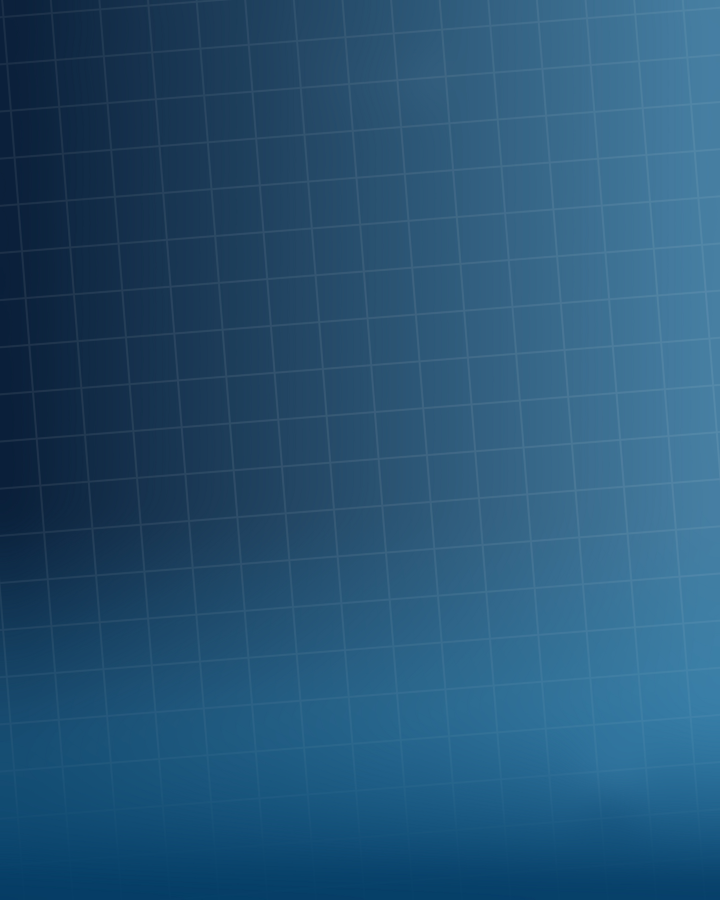
#> input picture .claude/skills/eventime-shape-carousel/assets/bg-grid.jpg, 2160 x 2700 px (shown at 1/3 size)
$ python make_background.py ../assets/bg-grid.jpg out.png
#> lines starting #> are read from the running program, lines starting #| are printed output that depends on the picture; after the words box and inside, x2 and y2 are one past the last pixel; in counts of white or black regions, pixels touching at a corner belong together
#!/usr/bin/env python3
"""Bangun ulang latar grid miring dari contoh template user (tanpa logo/titik/panah).

Pakai:  python3 make_background.py contoh-template.png out/bg-grid.jpg [--scale 2]

Cara kerja: elemen "chrome" (titik, logo, panah) dihapus lewat inpaint, gradient halus diambil
dengan blur besar, lalu grid digambar ulang secara vektor (rotasi -4.5 derajat, sel ±72x70 px)
dengan kekuatan garis yang diukur dari contoh. Hasilnya bersih, tajam di resolusi 2x,
dan bisa dipakai sebagai latar semua slide.
"""
import sys, argparse, math
import numpy as np, cv2
from PIL import Image

ap = argparse.ArgumentParser()
ap.add_argument("src"); ap.add_argument("out")
ap.add_argument("--scale", type=int, default=2)
ap.add_argument("--angle", type=float, default=-4.5)
ap.add_argument("--sx", type=float, default=72.7)
ap.add_argument("--sy", type=float, default=70.5)
ap.add_argument("--ox", type=float, default=3.0)
ap.add_argument("--oy", type=float, default=25.5)
a = ap.parse_args()

rgb = np.array(Image.open(a.src).convert("RGB"))
#> rgb is the input picture: shape (2700, 2160, 3); mean R, G, B 37.8, 83.6, 117
H, W = rgb.shape[:2]
#> H = 2700; W = 2160

# 1) hapus chrome (titik kiri-atas, logo tengah-atas, panah kanan-bawah) -> gradient halus
mask = np.zeros((H, W), np.uint8)
for x0, y0, x1, y1 in [(30, 60, 190, 125), (420, 70, 665, 175), (835, 1105, 995, 1260)]:
    mask[y0:y1, x0:x1] = 255
clean = cv2.inpaint(rgb, mask, 9, cv2.INPAINT_TELEA)
smooth = cv2.GaussianBlur(clean, (0, 0), 28).astype(np.float32)

# 2) kekuatan garis grid diukur terhadap gradient halus (per pita vertikal)
def grid_mask(w, h, s=1.0, thick=2.0):
    """Jarak tiap piksel ke garis grid terdekat (dalam px asli). Fase dicocokkan ke contoh user."""
#> called with w = 2160, h = 2700, s = 1, thick = 3
    ang = math.radians(a.angle)
    ca, sa = math.cos(ang), math.sin(ang)
    ys, xs = np.mgrid[0:h, 0:w].astype(np.float32)
    x, y = xs / s, ys / s
    u = x * ca + y * sa - a.ox
    v = -x * sa + y * ca - a.oy
    du = np.abs(((u + a.sx / 2) % a.sx) - a.sx / 2)
    dv = np.abs(((v + a.sy / 2) % a.sy) - a.sy / 2)
    d = np.minimum(du, dv)
    # anti-alias: garis selebar `thick` px asli
    return np.clip((thick / 2 + 0.5 - d) / 1.0, 0, 1), d

THICK = 3.0
m1, d1 = grid_mask(W, H, 1.0, THICK)
line = d1 < 1.0
diff = (rgb.astype(np.float32) - smooth).mean(2)
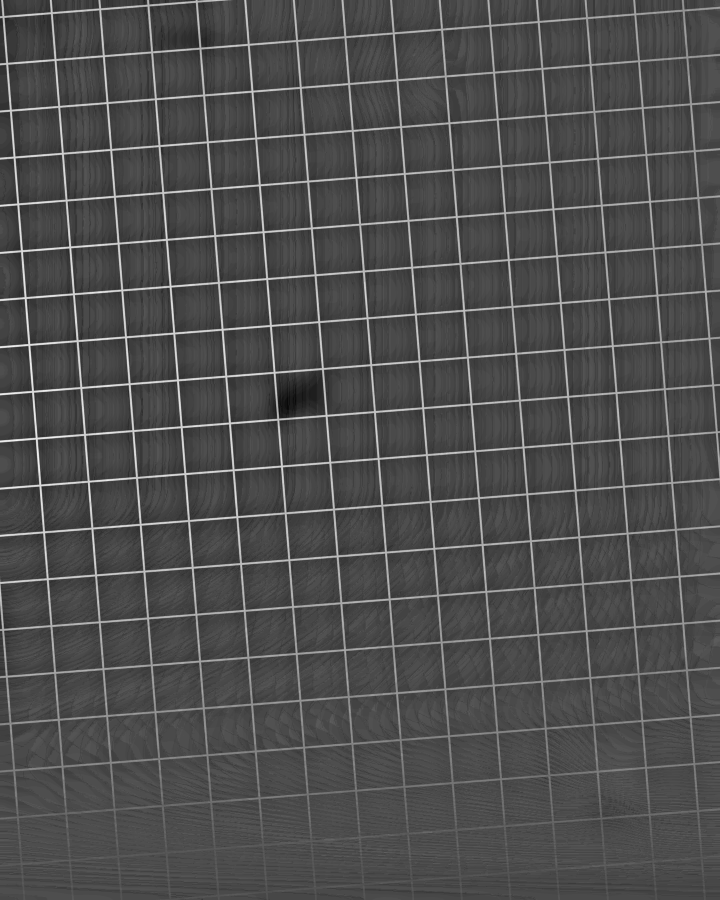
#> diff: shape (2700, 2160) float32 (shown at 1/3 size); min -7.67, max 17.33, mean -0.0175; drawn with min black and max white
alphas = []
for y0 in range(0, H, 150):
    sel = line[y0:y0 + 150] & ~(mask[y0:y0 + 150] > 0)
    d = diff[y0:y0 + 150][sel]
    bg = smooth[y0:y0 + 150].mean(2)[sel]
    alphas.append(float(np.clip((d / (255 - bg)).mean(), 0, 1)))
#> after the loop, alphas = [0.00432, 0.00484, 0.00501, 0.0053, 0.00534, 0.00543, 0.00558, 0.00531, 0.00545, 0.00514, 0.00458, 0.00456, 0.00428, 0.004, 0.00362, 0.00276, 0.00133, 0]
print("alpha garis per pita 150px (mentah):", [round(x, 3) for x in alphas])
#| alpha garis per pita 150px (mentah): [0.004, 0.005, 0.005, 0.005, 0.005, 0.005, 0.006, 0.005, 0.005, 0.005, 0.005, 0.005, 0.004, 0.004, 0.004, 0.003, 0.001, 0.0]

# kalibrasi: samakan kontras garis hasil render dengan contoh (ukur di tengah, bebas chrome)
valid = mask == 0
band = np.zeros((H, W), bool); band[200:1000] = True
#> after `band = np.zeros((H, W), bool)`: band: shape (2700, 2160) bool; every value is 0
#> after `band[200:1000] = True`:
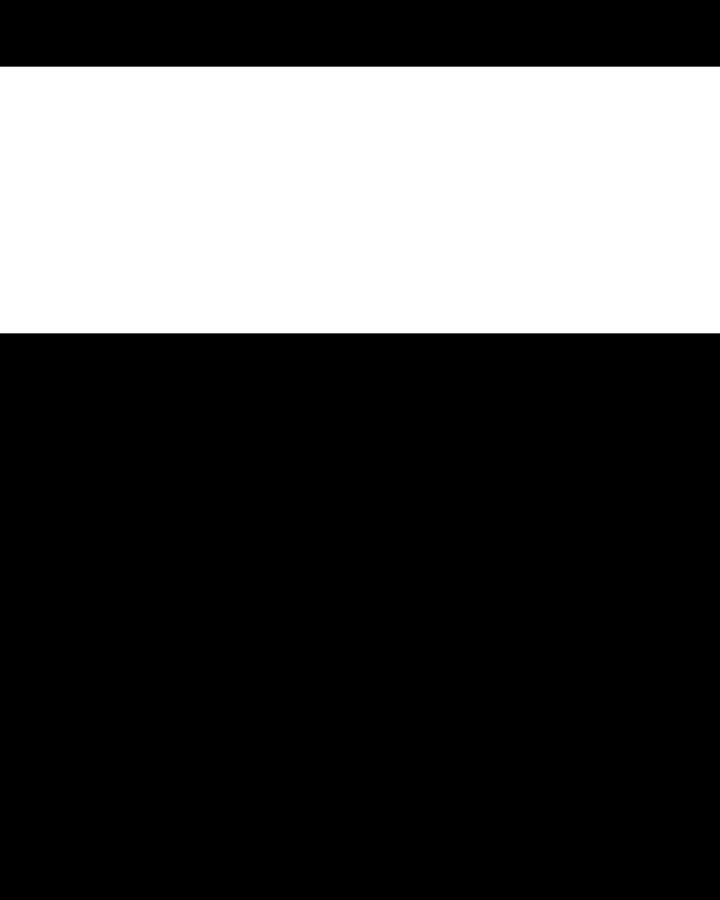
#> band: shape (2700, 2160) bool (shown at 1/3 size); 29.6% white; 1 white region, box (x1, y1, x2, y2) and area: (0, 200, 2160, 1000) 1728000
sel = valid & band
def contrast(img_f):
    d = (img_f - smooth).mean(2)
    on = line & sel
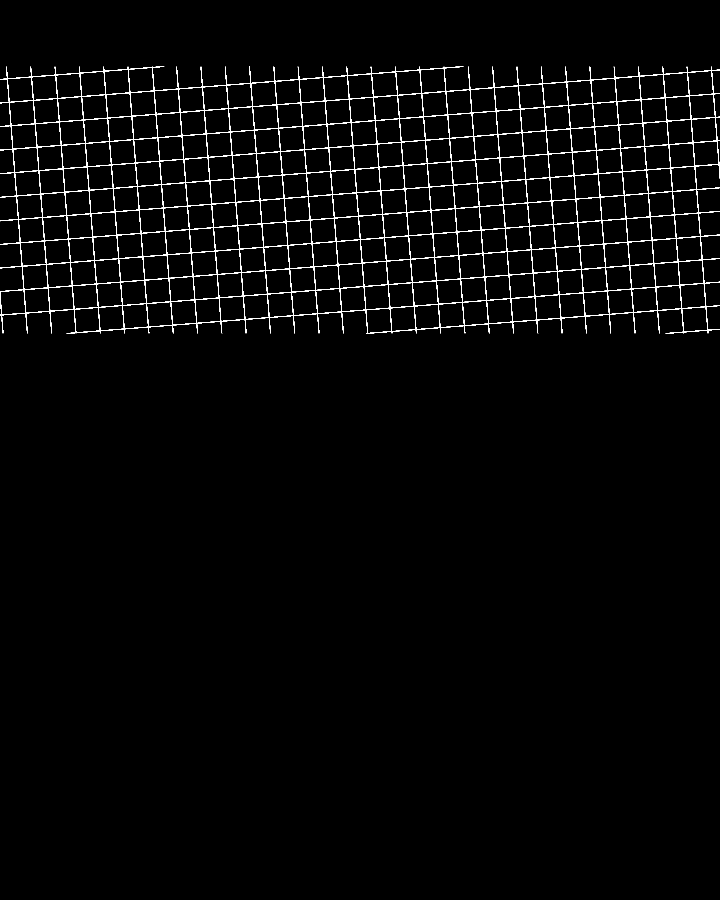
#> on: shape (2700, 2160) bool (shown at 1/3 size); 1.6% white in thin lines or dots, all inside (x1, y1, x2, y2) = (0, 200, 2160, 1000)
    return d[on].mean() - d[~line & sel].mean()
target = contrast(rgb.astype(np.float32))
#> target = 0.99
ay0 = np.interp(np.arange(H), np.arange(0, H, 150) + 75, alphas)[:, None]
#> ay0 = 2700 values, max 0.00558 at index 975, min 0 at index 2625, mean 0.00427
test = smooth + (255 - smooth) * (grid_mask(W, H, 1.0, THICK)[0] * ay0)[..., None]
#> call 2 of grid_mask, with w = 2160, h = 2700, s = 1, thick = 3
#> in grid_mask (call 2), `dv = np.abs(((v + a.sy / 2) % a.sy) - a.sy / 2)`:
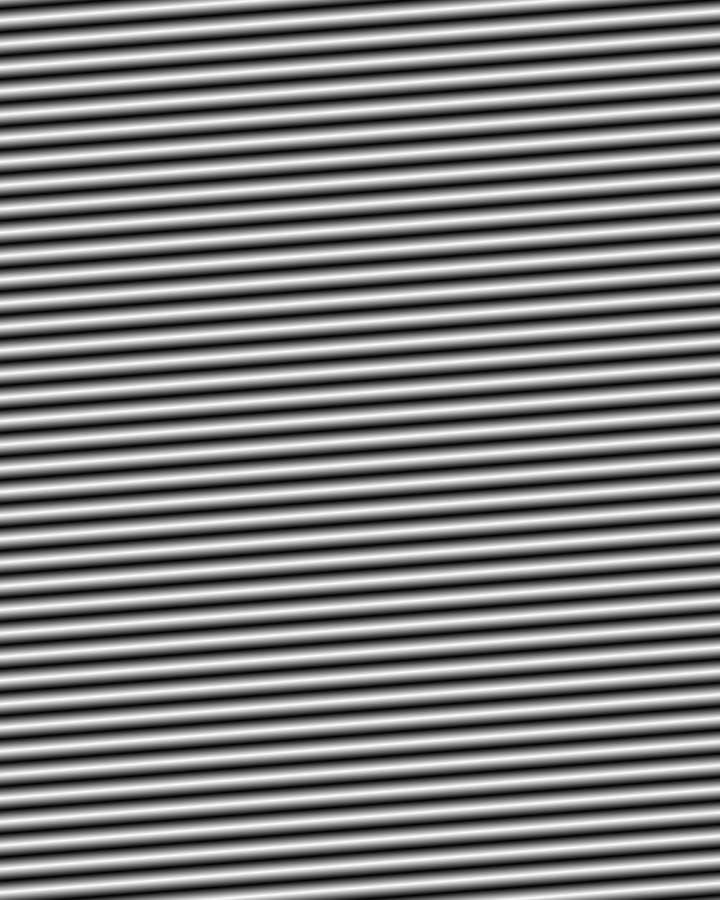
#> dv: shape (2700, 2160) float32 (shown at 1/3 size); min 0, max 35.25, mean 17.6; drawn with min black and max white
gain = target / max(contrast(test), 1e-6)
#> in contrast (call 2), `d = (img_f - smooth).mean(2)`:
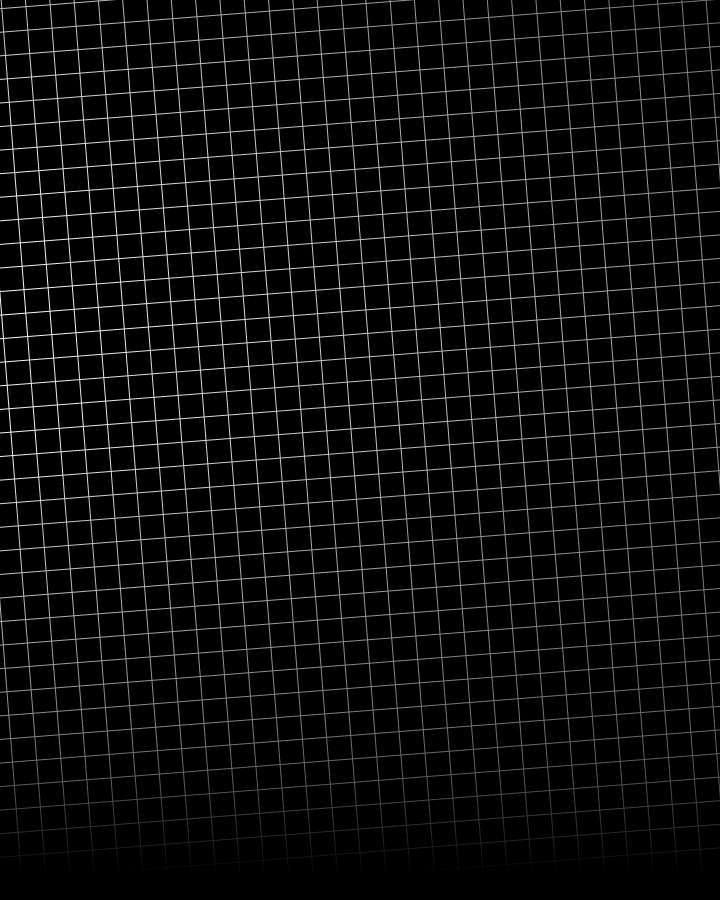
#> d: shape (2700, 2160) float64 (shown at 1/3 size); min 0, max 1.24, mean 0.0613; drawn with min black and max white
#> gain = 1.09
alphas = [min(x * gain * 1.2, 0.5) for x in alphas]
#> alphas = [0.00567, 0.00635, 0.00658, 0.00695, 0.00701, 0.00713, 0.00733, 0.00697, 0.00716, 0.00674, 0.00601, 0.00599, 0.00563, 0.00524, 0.00475, 0.00362, 0.00175, 0]
print("gain kalibrasi:", round(gain, 2))
#| gain kalibrasi: 1.09

# 3) render ulang di resolusi 2x
s = a.scale
big = cv2.resize(smooth, (W * s, H * s), interpolation=cv2.INTER_CUBIC)
ys = (np.arange(H * s) / s)
#> ys = 5400 values from 0 to 2699.5
alpha_y = np.interp(ys, np.arange(0, H, 150) + 75, alphas)[:, None]
#> alpha_y = 5400 values, max 0.00733 at index 1950, min 0 at index 5250, mean 0.00561
gm, _ = grid_mask(W * s, H * s, float(s), THICK)
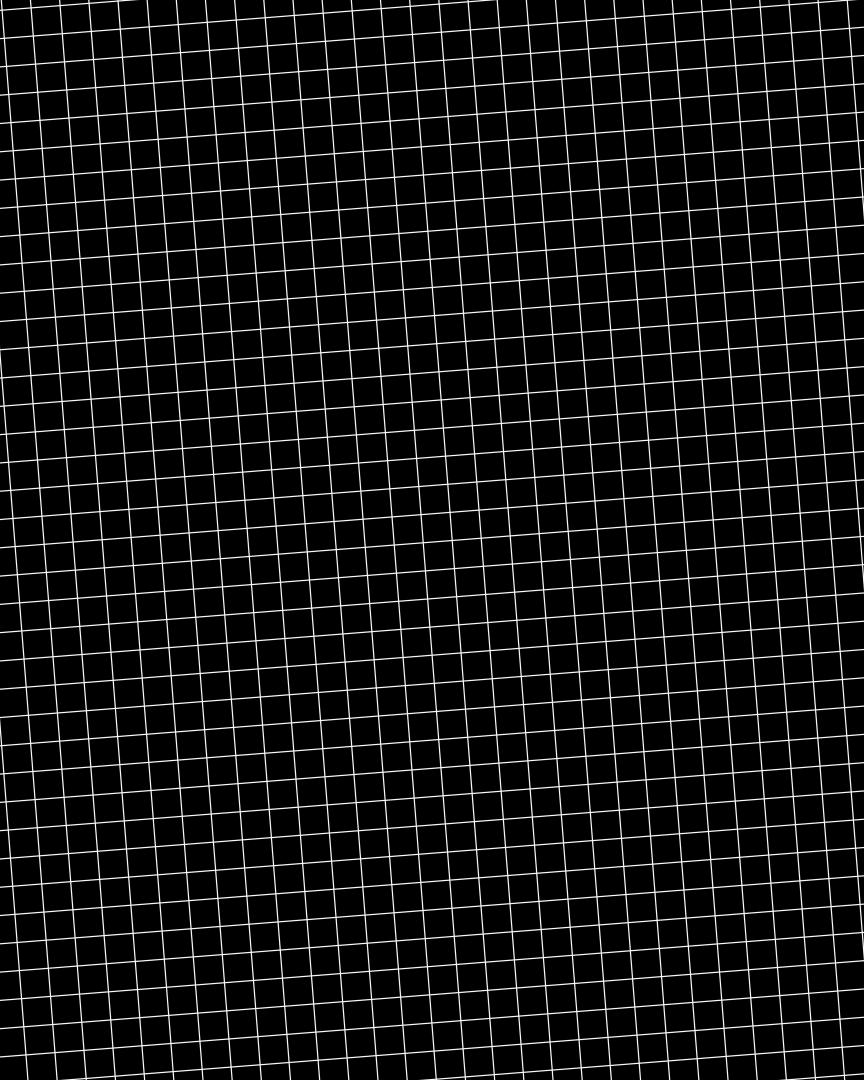
#> gm: shape (5400, 4320) float32 (shown at 1/5 size); min 0, max 1, mean 0.0821
out = big + (255 - big) * (gm * alpha_y)[..., None]
Image.fromarray(np.clip(out, 0, 255).astype(np.uint8)).save(a.out, quality=95, subsampling=0)
print("tersimpan", a.out, (W * s, H * s))
#| tersimpan out.png (4320, 5400)
